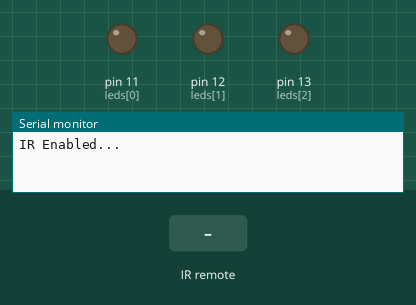
This sketch was run on a simulated Arduino Uno, built with avr-gcc and run on an emulated ATmega328P. Parts: output pins drawn as LEDs (lit = HIGH), the last lines printed to the serial monitor. Dashed ring = blinking. The test bench sets the inputs (shaded band).

Above: at 1.2 s.
1.3 s: infrared code 0xFF30CF received
At 1.45 s:
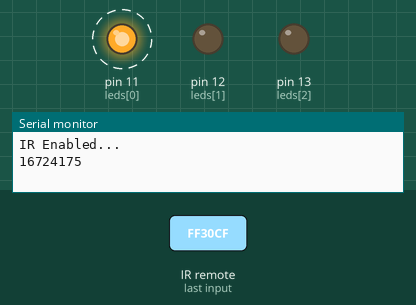
At 2.05 s:
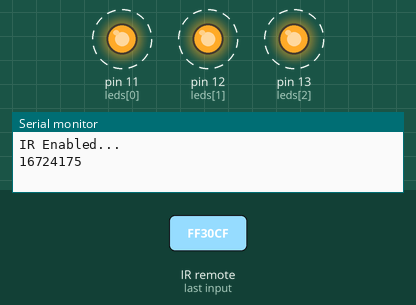
Timing chart, 0 to 10.3 s (numbered marks = the images above; inputs shaded):
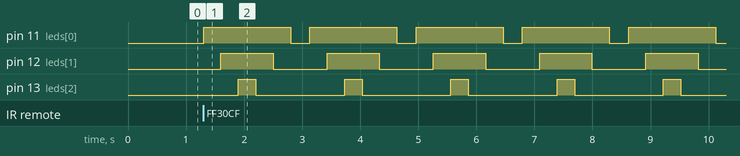

The sketch:

milliBlink.ino
```cpp
#include <IRremote.h>

IRrecv ir(4);

decode_results sig;


int leds[3] = {11,12,13};


void setup() {
  // put your setup code here, to run once:
    Serial.begin(9600);

    ir.enableIRIn();

    Serial.println("IR Enabled...");


    for(int i=0;i<3;i++){

          pinMode(leds[i],OUTPUT);

      }


}

void loop() {
  // put your main code here, to run repeatedly:

   if(ir.decode(&sig)){

        Serial.println(sig.value);

          if (sig.value == 16724175){

             for(;;){

               for (int i=0;i<3;i++){

      digitalWrite(leds[i], HIGH);

          delay(300);
      }

       for (int i=2;i>=0;i--){

      digitalWrite(leds[i], LOW);

          delay(300);
      }

ir.resume();
      delay(30);

              }


            }

            if(sig.value == 16718055){

              for(;;){

                 for (int i=0;i<3;i++){

      digitalWrite(leds[i], HIGH);

          delay(500);
      }

       for (int i=0;i<3;i++){

      digitalWrite(leds[i], LOW);

          delay(500);
      }

ir.resume();
      delay(50);


                }
              }


  ir.resume();

    }


}
```

Measured:
- after the input at 1.3 s, pin 11 (leds[0]): alternates HIGH for 1.5 s and LOW for 0.33 s, starting at once; pin 12 (leds[1]): alternates HIGH for 0.90 s and LOW for 0.93 s, starting after 0.30 s; pin 13 (leds[2]): alternates HIGH for 0.30 s and LOW for 1.5 s, starting after 0.60 s
